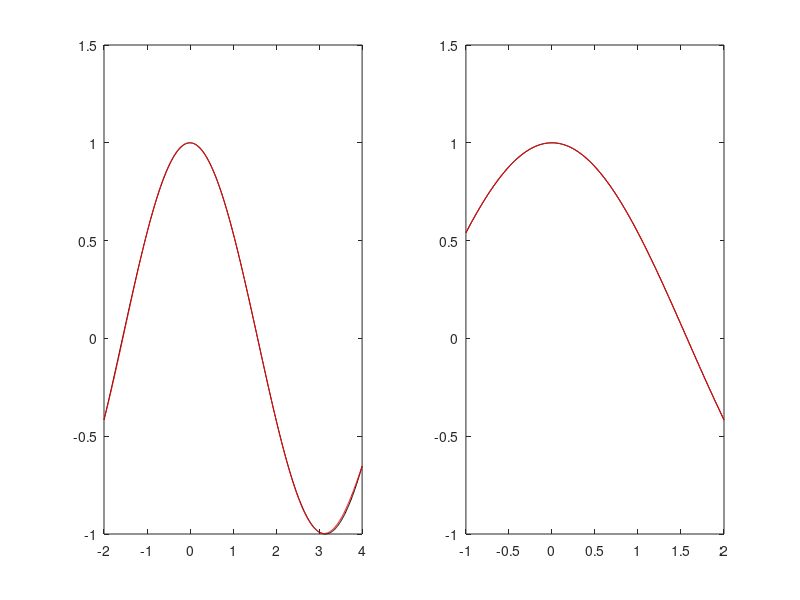

Write MATLAB code to recreate this figure.
clear all
close all
clc

f=@(x) cos(x);

% a

a=-2; b=4;
n=6;
h=(b-a)/n;
myx1=[a:h:b];
myx2=[-2:0.01:4];

y_int=f(myx1);

p=polyfit(myx1,y_int,n);
y_fit=polyval(p,myx2);

abs_err_inf1=norm(abs(f(myx2)-y_fit),inf);
rel_err_inf1=abs_err_inf1/norm(f(myx2),inf)


% b
myx3=[-1:((2+1)/6):2];
myx4=[-1:0.01:2];

pb=polyfit(myx3,f(myx3),n);
y_fit_2=polyval(pb,myx4);

abs_err_inf2=norm(abs(f(myx4)-y_fit_2),inf);
rel_err_inf2=abs_err_inf2/norm(f(myx4),inf)

subplot(1,2,1)
plot(myx2,f(myx2),'k',myx2,y_fit,'r')
subplot(1,2,2)
plot(myx4,f(myx4),'k',myx4,y_fit_2,'r')

pemp=-log2(abs_err_inf2/abs_err_inf1)

